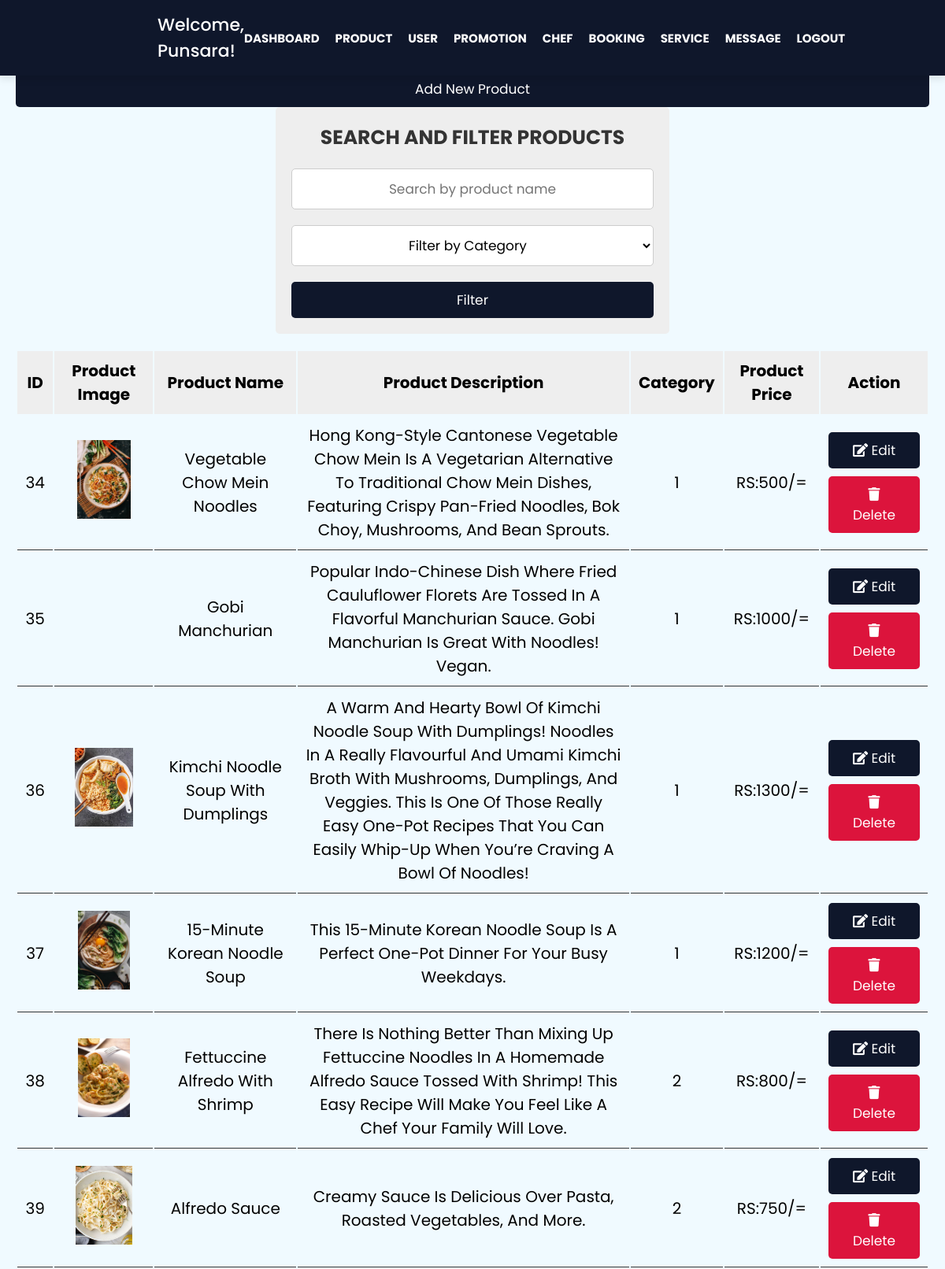
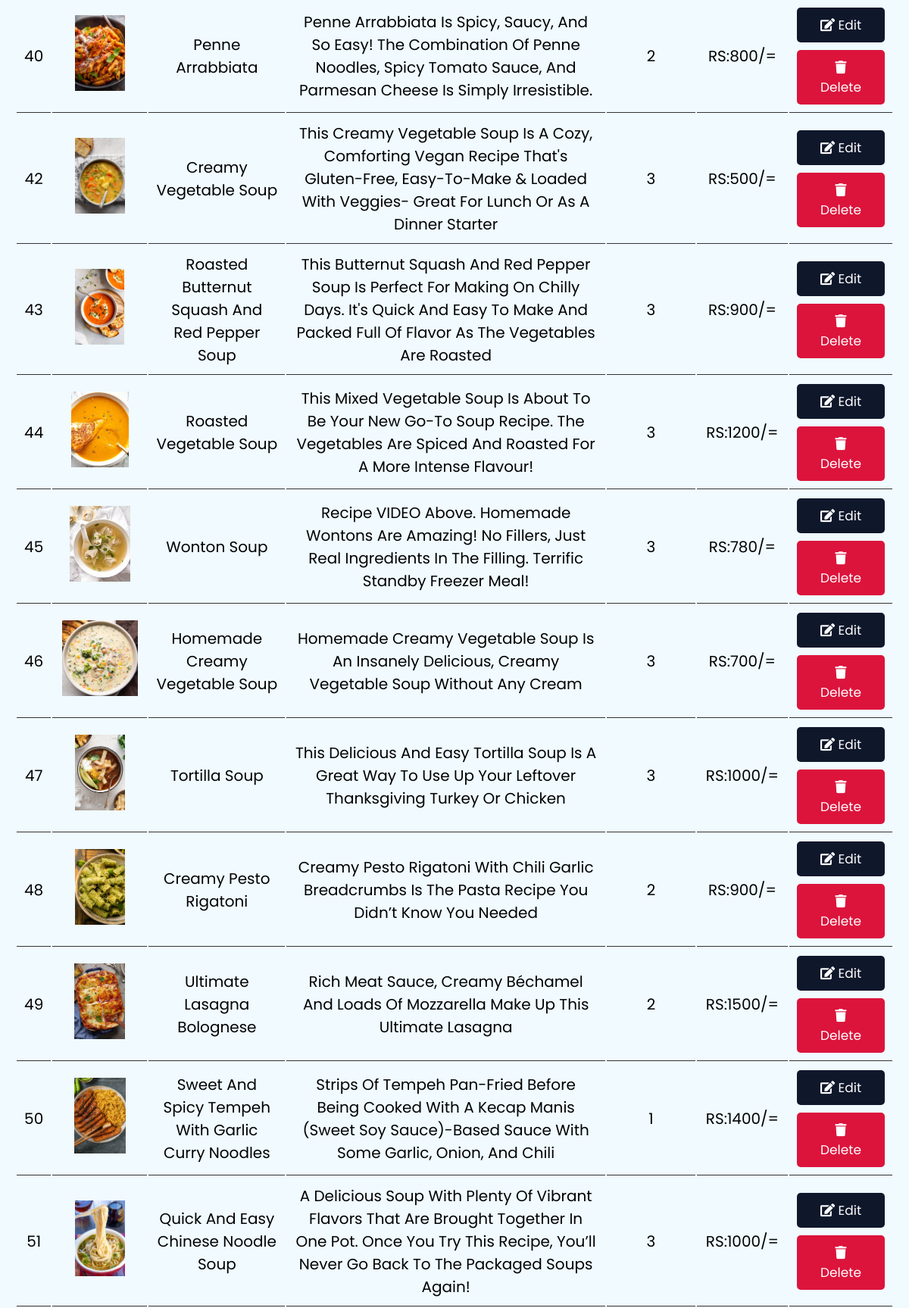
The page /Admin/product.php (signed in, upper part) on the database its author committed (2 pictures, top to bottom).
### tables this page shows
CREATE TABLE `product` (
  `id` int(255) NOT NULL,
  `name` varchar(255) NOT NULL,
  `price` varchar(255) NOT NULL,
  `image` varchar(255) NOT NULL,
  `description` varchar(5500) NOT NULL,
  `category` varchar(150) NOT NULL
);

### Admin/product.php (the view, shortened to what this page needs)
<!DOCTYPE html>
<html lang="en">
<head>
   <link rel="stylesheet" href="https://cdnjs.cloudflare.com/ajax/libs/font-awesome/5.15.4/css/all.min.css">
   <link rel="stylesheet" href="style.css">
</head>
<body>
<?php
   @include 'config.php';
   include_once 'navbar.php';
   $select = mysqli_query($conn, "SELECT * FROM product");
?>
<div class="container">
   <button id="openModalBtn" class="btn">Add New Product</button>
   <div class="admin-product-form-container">
      <form action="<?php $_SERVER['PHP_SELF'] ?>" method="post" enctype="multipart/form-data">
         <h3>Search and Filter Products</h3>
         <input type="text" placeholder="Search by product name" name="search" class="box">
         <select name="filter_category" class="box">
            <option value="">Filter by Category</option>
         </select>
         <input type="submit" class="btn" name="filter_products" value="Filter">
      </form>
   </div>
   <div class="product-display">
      <table class="product-display-table">
         <thead>
            <tr>
               <th>ID</th>
               <th>product image</th>
               <th>product name</th>
               <th>Product Description</th>
               <th>Category</th>
               <th>product price</th>
               <th>action</th>
            </tr>
         </thead>
         <?php while($row = mysqli_fetch_assoc($select)){ ?>
            <tr>
               <td><?php echo $row['id']; ?></td>
               <td><img src="uploaded_img/<?php echo $row['image']; ?>" height="100" alt=""></td>
               <td><?php echo $row['name']; ?></td>
               <td><?php echo $row['description']; ?></td>
               <td><?php echo $row['category']; ?></td>
               <td>RS:<?php echo $row['price']; ?>/=</td>
               <td>
                  <a href="productupdate.php?edit=<?php echo $row['id']; ?>" class="btn"> <i class="fas fa-edit"></i> edit </a>
                  <a href="product.php?delete=<?php echo $row['id']; ?>" class="btn"> <i class="fas fa-trash"></i> delete </a>
               </td>
            </tr>
         <?php } ?>
      </table>
   </div>
</div>
</body>
</html>

### Admin/style.css (style rules this page uses)
* { margin: 0; padding: 0; box-sizing: border-box; font-family: "Poppins", sans-serif; }
body { background: #f0faff; }
a { color: #fff; text-decoration: none; }
.box { width: calc(25% - 20px); box-sizing: border-box; border: 1px solid #ccc; padding: 20px; margin: 10px 0; text-align: center; background-color: #f9f9f9; }
:root { --green:#0F172B; --black:#333; --white:#fff; --bg-color:#eee; --box-shadow:0 .5rem 1rem rgba(0,0,0,.1); --border:.1rem solid var(--black); margin-top: 60px; }
* { font-family: 'Poppins', sans-serif; margin:0; padding:0; box-sizing: border-box; outline: none; border:none; text-decoration: none; text-transform: capitalize; }
html { font-size: 62.5%; overflow-x: hidden; }
.btn { display: block; width: 100%; cursor: pointer; border-radius: .5rem; margin-top: 1rem; font-size: 1.7rem; padding:1rem 3rem; background: var(--green); color:var(--white); text-align: center; }
.container { max-width: 1200px; padding:2rem; margin:0 auto; }
.admin-product-form-container form { max-width: 50rem; margin:0 auto; padding:2rem; border-radius: .5rem; background: var(--bg-color); }
.admin-product-form-container form h3 { text-transform: uppercase; color:var(--black); margin-bottom: 1rem; text-align: center; font-size: 2.5rem; }
.admin-product-form-container form .box { width: 100%; border-radius: .5rem; padding:1.2rem 1.5rem; font-size: 1.7rem; margin:1rem 0; background: var(--white); text-transform: none; }
.product-display { margin:2rem 0; }
.product-display .product-display-table { width: 100%; text-align: center; }
.product-display .product-display-table thead { background: var(--bg-color); }
.product-display .product-display-table th { padding:1rem; font-size: 2rem; }
.product-display .product-display-table td { padding:1rem; font-size: 2rem; border-bottom: var(--border); }
.product-display .product-display-table .btn:first-child { margin-top: 0; }
.product-display .product-display-table .btn:last-child { background: crimson; }

### rows shown on the page
product: id "34", image (picture), name "Vegetable Chow Mein Noodles", description "Hong Kong-Style Cantonese Vegetable Chow Mein Is A Vegetarian Alternative To Traditional Chow Mein Dishes, Featuring Crispy Pan-Fried Noodles, Bok Choy, Mushrooms, And Bean Sprouts.", category "1", price "500"
product: id "35", name "Gobi Manchurian", description "Popular Indo-Chinese Dish Where Fried Cauluflower Florets Are Tossed In A Flavorful Manchurian Sauce. Gobi Manchurian Is Great With Noodles! Vegan.", category "1", price "1000"
product: id "36", image (picture), name "Kimchi Noodle Soup With Dumplings", description "A Warm And Hearty Bowl Of Kimchi Noodle Soup With Dumplings! Noodles In A Really Flavourful And Umami Kimchi Broth With Mushrooms, Dumplings, And Veggies. This Is One Of Those Really Easy One-Pot Recipes That You Can Easily Whip-Up When You’re Craving A Bowl Of Noodles!", category "1", price "1300"
product: id "37", image (picture), name "15-Minute Korean Noodle Soup", description "This 15-Minute Korean Noodle Soup Is A Perfect One-Pot Dinner For Your Busy Weekdays.", category "1", price "1200"
product: id "38", image (picture), name "Fettuccine Alfredo With Shrimp", description "There Is Nothing Better Than Mixing Up Fettuccine Noodles In A Homemade Alfredo Sauce Tossed With Shrimp! This Easy Recipe Will Make You Feel Like A Chef Your Family Will Love.", category "2", price "800"
product: id "39", image (picture), name "Alfredo Sauce", description "Creamy Sauce Is Delicious Over Pasta, Roasted Vegetables, And More.", category "2", price "750"
product: id "40", image (picture), name "Penne Arrabbiata", description "Penne Arrabbiata Is Spicy, Saucy, And So Easy! The Combination Of Penne Noodles, Spicy Tomato Sauce, And Parmesan Cheese Is Simply Irresistible.", category "2", price "800"
product: id "42", image (picture), name "Creamy Vegetable Soup", description "This Creamy Vegetable Soup Is A Cozy, Comforting Vegan Recipe That's Gluten-Free, Easy-To-Make & Loaded With Veggies- Great For Lunch Or As A Dinner Starter", category "3", price "500"
product: id "43", image (picture), name "Roasted Butternut Squash And Red Pepper Soup", description "This Butternut Squash And Red Pepper Soup Is Perfect For Making On Chilly Days. It's Quick And Easy To Make And Packed Full Of Flavor As The Vegetables Are Roasted", category "3", price "900"
product: id "44", image (picture), name "Roasted Vegetable Soup", description "This Mixed Vegetable Soup Is About To Be Your New Go-To Soup Recipe. The Vegetables Are Spiced And Roasted For A More Intense Flavour!", category "3", price "1200"
product: id "45", image (picture), name "Wonton Soup", description "Recipe VIDEO Above. Homemade Wontons Are Amazing! No Fillers, Just Real Ingredients In The Filling. Terrific Standby Freezer Meal!", category "3", price "780"
product: id "46", image (picture), name "Homemade Creamy Vegetable Soup", description "Homemade Creamy Vegetable Soup Is An Insanely Delicious, Creamy Vegetable Soup Without Any Cream", category "3", price "700"
product: id "47", image (picture), name "Tortilla Soup", description "This Delicious And Easy Tortilla Soup Is A Great Way To Use Up Your Leftover Thanksgiving Turkey Or Chicken", category "3", price "1000"
product: id "48", image (picture), name "Creamy Pesto Rigatoni", description "Creamy Pesto Rigatoni With Chili Garlic Breadcrumbs Is The Pasta Recipe You Didn’t Know You Needed", category "2", price "900"
product: id "49", image (picture), name "Ultimate Lasagna Bolognese", description "Rich Meat Sauce, Creamy Béchamel And Loads Of Mozzarella Make Up This Ultimate Lasagna", category "2", price "1500"
product: id "50", image (picture), name "Sweet And Spicy Tempeh With Garlic Curry Noodles", description "Strips Of Tempeh Pan-Fried Before Being Cooked With A Kecap Manis (Sweet Soy Sauce)-Based Sauce With Some Garlic, Onion, And Chili", category "1", price "1400"
product: id "51", image (picture), name "Quick And Easy Chinese Noodle Soup", description "A Delicious Soup With Plenty Of Vibrant Flavors That Are Brought Together In One Pot. Once You Try This Recipe, You’ll Never Go Back To The Packaged Soups Again!", category "3", price "1000"

### other values the page prints
$_SESSION['admin_name'] "Punsara"
